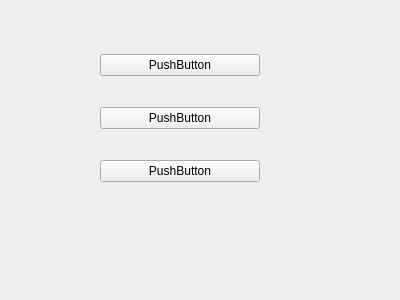
<?xml version="1.0" encoding="UTF-8"?>
<ui version="4.0">
 <class>Form</class>
 <widget class="QWidget" name="Form">
  <property name="geometry">
   <rect>
    <x>0</x>
    <y>0</y>
    <width>400</width>
    <height>300</height>
   </rect>
  </property>
  <property name="windowTitle">
   <string>Form</string>
  </property>
  <widget class="QWidget" name="verticalLayoutWidget">
   <property name="geometry">
    <rect>
     <x>100</x>
     <y>29</y>
     <width>160</width>
     <height>181</height>
    </rect>
   </property>
   <layout class="QVBoxLayout" name="verticalLayout">
    <item>
     <widget class="QPushButton" name="pushButton_2">
      <property name="text">
       <string>PushButton</string>
      </property>
     </widget>
    </item>
    <item>
     <widget class="QPushButton" name="pushButton">
      <property name="text">
       <string>PushButton</string>
      </property>
     </widget>
    </item>
    <item>
     <widget class="QPushButton" name="pushButton_3">
      <property name="text">
       <string>PushButton</string>
      </property>
     </widget>
    </item>
   </layout>
  </widget>
 </widget>
 <resources/>
 <connections/>
</ui>
